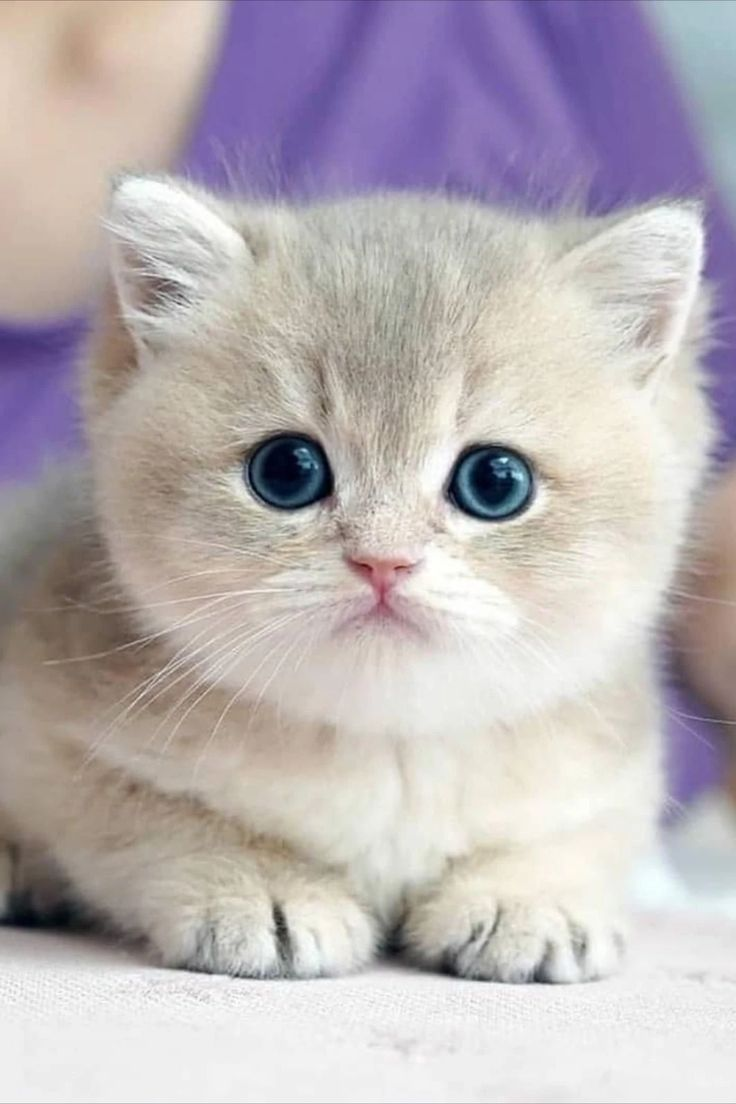
#> input picture images/cat.jpg, 736 x 1104 px
$ python Croping.py
#> lines starting #> are read from the running program, lines starting #| are printed output that depends on the picture
import cv2

img = cv2.imread('../images/cat.jpg',0)
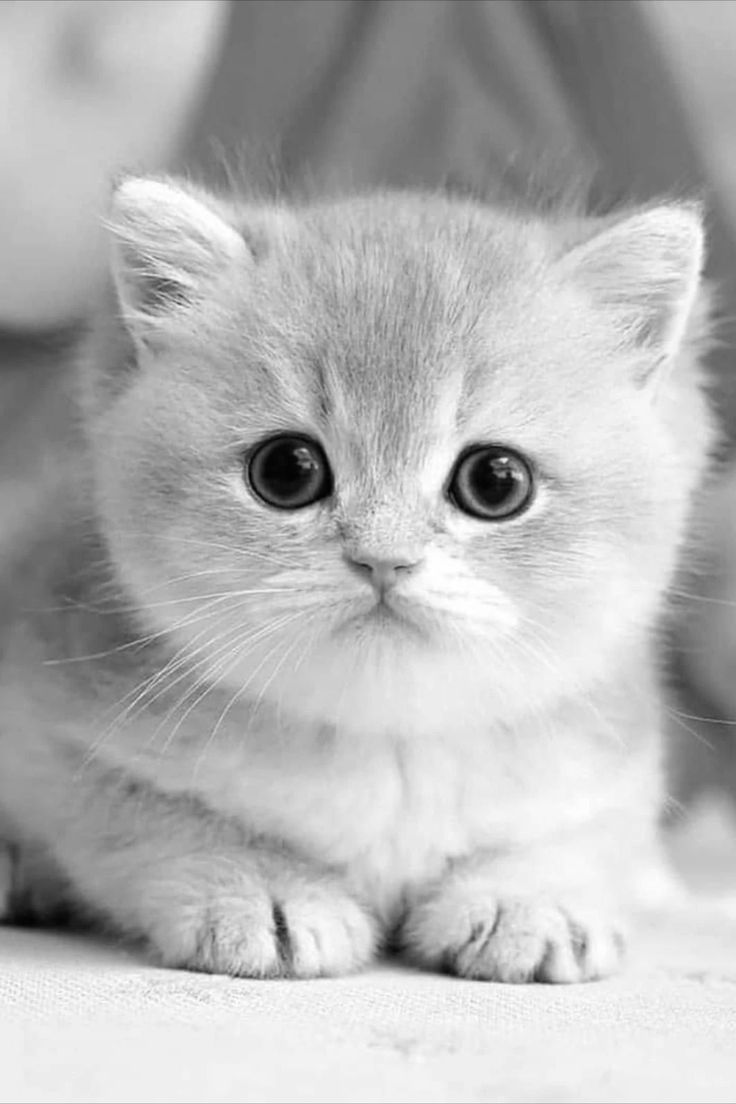
#> img: shape (1104, 736); min 0, max 255, mean 181.3

print(f"Image Shape: {img.shape}")
#| Image Shape: (1104, 736)

cropped_img = img[190:700,0:]
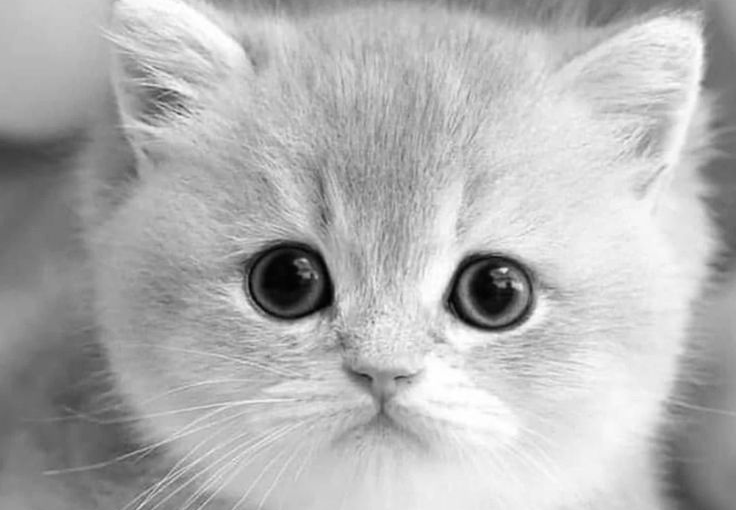
#> cropped_img: shape (510, 736); min 0, max 255, mean 178

cv2.imshow("Cropped Cat Image",cropped_img)
cv2.waitKey(0)
cv2.destroyAllWindows()
